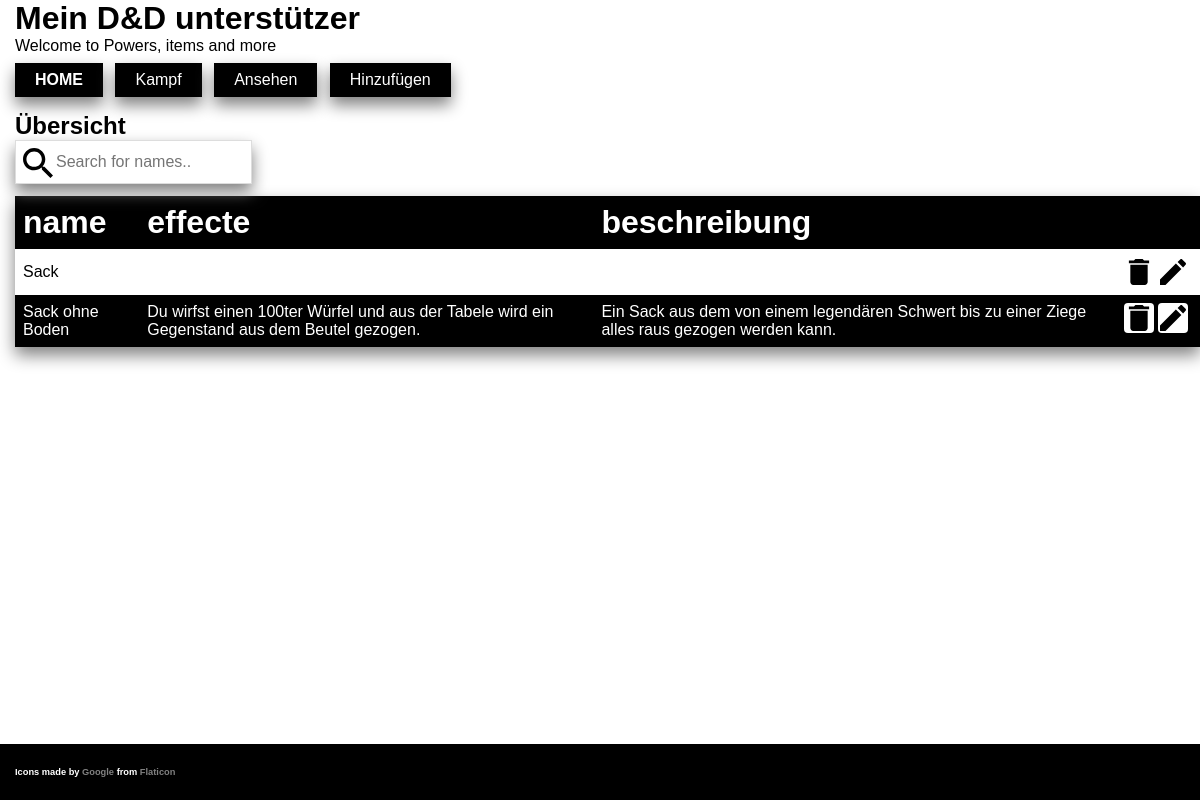
The app's page /table/gegenstand with its own data.
### tables this page shows
CREATE TABLE gegenstand (
                ID INTEGER PRIMARY KEY,
                name INTEGER,
                effecte text,
                beschreibung text
                );

### index.py (the view, shortened to what this page needs)
@app.route("/table/<table>",methods = ["POST","GET"])
def table(table):
    print(2)
    return pers("table.html", table)

### index.py (called while the page is built)
@app.after_request
def add_header(r):
    r.headers["Cache-Control"] = "no-cache, no-store, must-revalidate"
    r.headers["Pragma"] = "no-cache"
    r.headers["Expires"] = "0"
    r.headers['Cache-Control'] = 'public, max-age=0'
    return r

### moduleFlask.py (called while the page is built)
def get_db(): # getting databases connection Object
    db = getattr(g, '_database', None)
    if db is None:
        db = g._database = sqlite3.connect(DATABASE)
    return db

def hilfRes(table): # get all rows in a specific table
    cur = get_db().cursor()
    return cur.execute("select * from '" + table + "';")

def hilfRes2(table): # get the column names in a specific table
    res=hilfRes(table)
    return list(map(lambda x: x[0], res.description))

def pers(second, table): # makes an unspecific Html template
    res= hilfRes(table)
    res2= hilfRes2(table)
    return render_template(second, zeilen=res, len=len(res2), headline=res2, table=table)

### templates/table.html (shortened to what this page needs)
{% extends 'index.html' %}
{% block stylesheet %}
<link rel="stylesheet" type="text/css" href="{{ url_for('static', filename='css/table.css') }}">
{% endblock %}
{% block content %}
<h2 class="hasShadow">Übersicht</h2>
<input type="text" id="myInput" onkeyup="myFunction()" placeholder="Search for names.." title="Type in a name">
<table id="myTable">
  <tr class="header">
    {% for HL in headline[1:] %}
    <th>
      <h1>{{ HL }}</h1>
    </th>
    {% endfor %}
    <th></th>
  </tr>
  {% for personen in zeilen %}
  <tr>
    {% for person in personen[1:] %}
    <td> {{ person }} </td>
    {% endfor %}
    <td class="row">
      <form id="bin_{{personen[0]}}" class="" action="/table/{{table}}" method="post">
        <input class="bin icon" type="submit" onclick="return del('bin')" src="{{ url_for('static', filename='css/images/bin.svg') }}" width="30px" height="30px" name="bin" value="{{personen[0]}}">
      </form>
      <form id="pencil_{{personen[0]}}" action="/table/{{table}}" method="post">
        <input class="pencil icon" type="submit" src="{{ url_for('static', filename='css/images/pencil.svg') }}" width="30px" height="30px" name="pencil" value="{{personen[0]}}">
      </form>
    </td>
  </tr>
  {% endfor %}
</table>
{% endblock %}

### static/css/table.css (style rules this page uses)
* { margin: 0; padding: 0; box-sizing: border-box; }
html { scroll-behavior: smooth; }
table { font-family: arial, sans-serif; border-collapse: collapse; box-shadow: 0px 8px 16px 0px gray; width: 100%; }
td, th, input { border: 1px 0px solid black; text-align: left; padding: 8px; }
tr { text-align: center; background-color: white; color: black; }
tr:nth-child(odd) { background-color: black; color: white; }
.row { display: flex; flex-direction: row; }
.icon { margin-right: 4px; color: transparent; padding: 0; box-shadow: none; height: 30px; width: 30px; border: none; background-repeat: no-repeat; background-size: 26px 26px; background-position: center; }
.bin { background-image: url('./images/bin.svg'); }
.pencil { background-image: url('./images/pencil.svg'); }
#myInput { background-image: url('./images/searchicon.svg'); background-position: 7px 7px; background-size: 30px 30px; background-repeat: no-repeat; width: 20%; font-size: 16px; padding: 12px 20px 12px 40px; border: 1px solid #ddd; margin-bottom: 12px; box-shadow: 0px 8px 16px 0px gray; }

### static/css/index.css (style rules this page uses)
html, body { padding: none; margin: none; }
body, h1, h2, h3, h4, h5 { font-family: "Raleway", sans-serif }
.icon { padding: 2px; background-color: white; border-radius: 4px; }

### records on screen
gegenstand: name "Sack", bin "1", pencil "1"
gegenstand: name "Sack ohne Boden", effecte "Du wirfst einen 100ter Würfel und aus der Tabele wird ein Gegenstand aus dem Beutel gezogen.", beschreibung "Ein Sack aus dem von einem legendären Schwert bis zu einer Ziege alles raus gezogen werden kann.", bin "2", pencil "2"

### other values on screen
{{ HL }} "name" "effecte" "beschreibung"
